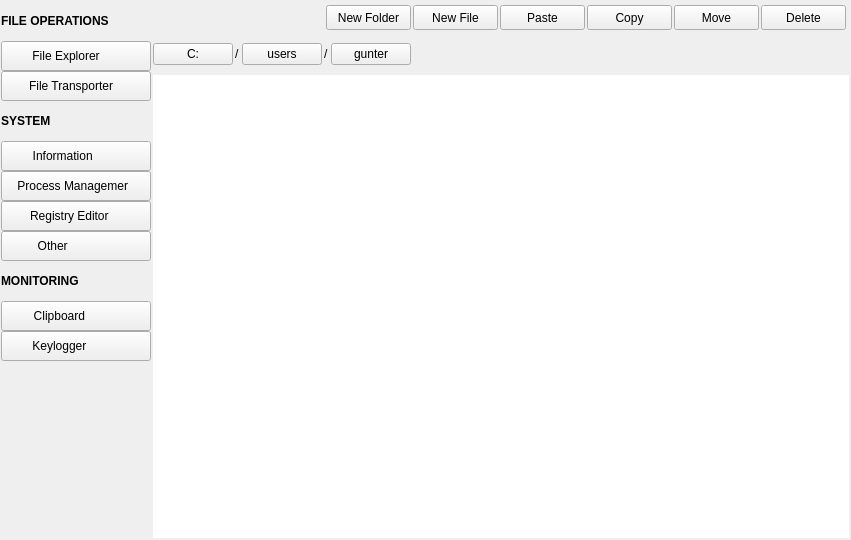
<?xml version="1.0" encoding="UTF-8"?>
<ui version="4.0">
 <class>Tab</class>
 <widget class="QWidget" name="Tab">
  <property name="geometry">
   <rect>
    <x>0</x>
    <y>0</y>
    <width>851</width>
    <height>540</height>
   </rect>
  </property>
  <property name="windowTitle">
   <string>Form</string>
  </property>
  <property name="styleSheet">
   <string notr="true"/>
  </property>
  <layout class="QHBoxLayout" name="horizontalLayout">
   <property name="spacing">
    <number>1</number>
   </property>
   <property name="leftMargin">
    <number>1</number>
   </property>
   <property name="topMargin">
    <number>1</number>
   </property>
   <property name="rightMargin">
    <number>1</number>
   </property>
   <property name="bottomMargin">
    <number>1</number>
   </property>
   <item>
    <widget class="QFrame" name="navigation">
     <property name="sizePolicy">
      <sizepolicy hsizetype="Preferred" vsizetype="Preferred">
       <horstretch>0</horstretch>
       <verstretch>0</verstretch>
      </sizepolicy>
     </property>
     <property name="minimumSize">
      <size>
       <width>150</width>
       <height>0</height>
      </size>
     </property>
     <property name="maximumSize">
      <size>
       <width>250</width>
       <height>16777215</height>
      </size>
     </property>
     <property name="frameShape">
      <enum>QFrame::Shape::NoFrame</enum>
     </property>
     <property name="frameShadow">
      <enum>QFrame::Shadow::Raised</enum>
     </property>
     <layout class="QVBoxLayout" name="verticalLayout">
      <property name="spacing">
       <number>0</number>
      </property>
      <property name="leftMargin">
       <number>0</number>
      </property>
      <property name="topMargin">
       <number>0</number>
      </property>
      <property name="rightMargin">
       <number>0</number>
      </property>
      <property name="bottomMargin">
       <number>0</number>
      </property>
      <item>
       <widget class="QLabel" name="label">
        <property name="sizePolicy">
         <sizepolicy hsizetype="Preferred" vsizetype="Fixed">
          <horstretch>0</horstretch>
          <verstretch>0</verstretch>
         </sizepolicy>
        </property>
        <property name="minimumSize">
         <size>
          <width>0</width>
          <height>40</height>
         </size>
        </property>
        <property name="maximumSize">
         <size>
          <width>16777215</width>
          <height>40</height>
         </size>
        </property>
        <property name="font">
         <font>
          <bold>true</bold>
          <underline>false</underline>
         </font>
        </property>
        <property name="text">
         <string>FILE OPERATIONS</string>
        </property>
       </widget>
      </item>
      <item>
       <widget class="QPushButton" name="nav_fm">
        <property name="sizePolicy">
         <sizepolicy hsizetype="Minimum" vsizetype="Fixed">
          <horstretch>0</horstretch>
          <verstretch>0</verstretch>
         </sizepolicy>
        </property>
        <property name="minimumSize">
         <size>
          <width>100</width>
          <height>30</height>
         </size>
        </property>
        <property name="cursor">
         <cursorShape>PointingHandCursor</cursorShape>
        </property>
        <property name="focusPolicy">
         <enum>Qt::FocusPolicy::NoFocus</enum>
        </property>
        <property name="text">
         <string>File Explorer      </string>
        </property>
       </widget>
      </item>
      <item>
       <widget class="QPushButton" name="nav_ft">
        <property name="sizePolicy">
         <sizepolicy hsizetype="Minimum" vsizetype="Fixed">
          <horstretch>0</horstretch>
          <verstretch>0</verstretch>
         </sizepolicy>
        </property>
        <property name="minimumSize">
         <size>
          <width>100</width>
          <height>30</height>
         </size>
        </property>
        <property name="cursor">
         <cursorShape>PointingHandCursor</cursorShape>
        </property>
        <property name="focusPolicy">
         <enum>Qt::FocusPolicy::NoFocus</enum>
        </property>
        <property name="text">
         <string>File Transporter   </string>
        </property>
       </widget>
      </item>
      <item>
       <widget class="QLabel" name="label_2">
        <property name="sizePolicy">
         <sizepolicy hsizetype="Preferred" vsizetype="Fixed">
          <horstretch>0</horstretch>
          <verstretch>0</verstretch>
         </sizepolicy>
        </property>
        <property name="minimumSize">
         <size>
          <width>0</width>
          <height>40</height>
         </size>
        </property>
        <property name="maximumSize">
         <size>
          <width>16777215</width>
          <height>40</height>
         </size>
        </property>
        <property name="font">
         <font>
          <bold>true</bold>
          <underline>false</underline>
         </font>
        </property>
        <property name="text">
         <string>SYSTEM</string>
        </property>
       </widget>
      </item>
      <item>
       <widget class="QPushButton" name="nav_sysi">
        <property name="sizePolicy">
         <sizepolicy hsizetype="Minimum" vsizetype="Fixed">
          <horstretch>0</horstretch>
          <verstretch>0</verstretch>
         </sizepolicy>
        </property>
        <property name="minimumSize">
         <size>
          <width>100</width>
          <height>30</height>
         </size>
        </property>
        <property name="cursor">
         <cursorShape>PointingHandCursor</cursorShape>
        </property>
        <property name="focusPolicy">
         <enum>Qt::FocusPolicy::NoFocus</enum>
        </property>
        <property name="text">
         <string>Information        </string>
        </property>
       </widget>
      </item>
      <item>
       <widget class="QPushButton" name="nav_procm">
        <property name="sizePolicy">
         <sizepolicy hsizetype="Minimum" vsizetype="Fixed">
          <horstretch>0</horstretch>
          <verstretch>0</verstretch>
         </sizepolicy>
        </property>
        <property name="minimumSize">
         <size>
          <width>100</width>
          <height>30</height>
         </size>
        </property>
        <property name="cursor">
         <cursorShape>PointingHandCursor</cursorShape>
        </property>
        <property name="focusPolicy">
         <enum>Qt::FocusPolicy::NoFocus</enum>
        </property>
        <property name="text">
         <string>Process Managemer  </string>
        </property>
       </widget>
      </item>
      <item>
       <widget class="QPushButton" name="nav_rege">
        <property name="sizePolicy">
         <sizepolicy hsizetype="Minimum" vsizetype="Fixed">
          <horstretch>0</horstretch>
          <verstretch>0</verstretch>
         </sizepolicy>
        </property>
        <property name="minimumSize">
         <size>
          <width>100</width>
          <height>30</height>
         </size>
        </property>
        <property name="cursor">
         <cursorShape>PointingHandCursor</cursorShape>
        </property>
        <property name="focusPolicy">
         <enum>Qt::FocusPolicy::NoFocus</enum>
        </property>
        <property name="text">
         <string>Registry Editor    </string>
        </property>
       </widget>
      </item>
      <item>
       <widget class="QPushButton" name="nav_syso">
        <property name="sizePolicy">
         <sizepolicy hsizetype="Minimum" vsizetype="Fixed">
          <horstretch>0</horstretch>
          <verstretch>0</verstretch>
         </sizepolicy>
        </property>
        <property name="minimumSize">
         <size>
          <width>100</width>
          <height>30</height>
         </size>
        </property>
        <property name="cursor">
         <cursorShape>PointingHandCursor</cursorShape>
        </property>
        <property name="focusPolicy">
         <enum>Qt::FocusPolicy::NoFocus</enum>
        </property>
        <property name="text">
         <string>Other              </string>
        </property>
       </widget>
      </item>
      <item>
       <widget class="QLabel" name="label_3">
        <property name="sizePolicy">
         <sizepolicy hsizetype="Preferred" vsizetype="Fixed">
          <horstretch>0</horstretch>
          <verstretch>0</verstretch>
         </sizepolicy>
        </property>
        <property name="minimumSize">
         <size>
          <width>0</width>
          <height>40</height>
         </size>
        </property>
        <property name="maximumSize">
         <size>
          <width>16777215</width>
          <height>40</height>
         </size>
        </property>
        <property name="font">
         <font>
          <bold>true</bold>
          <underline>false</underline>
         </font>
        </property>
        <property name="text">
         <string>MONITORING</string>
        </property>
       </widget>
      </item>
      <item>
       <widget class="QPushButton" name="nav_clipboard">
        <property name="sizePolicy">
         <sizepolicy hsizetype="Minimum" vsizetype="Fixed">
          <horstretch>0</horstretch>
          <verstretch>0</verstretch>
         </sizepolicy>
        </property>
        <property name="minimumSize">
         <size>
          <width>100</width>
          <height>30</height>
         </size>
        </property>
        <property name="cursor">
         <cursorShape>PointingHandCursor</cursorShape>
        </property>
        <property name="focusPolicy">
         <enum>Qt::FocusPolicy::NoFocus</enum>
        </property>
        <property name="text">
         <string>Clipboard          </string>
        </property>
       </widget>
      </item>
      <item>
       <widget class="QPushButton" name="nav_keylogger">
        <property name="sizePolicy">
         <sizepolicy hsizetype="Minimum" vsizetype="Fixed">
          <horstretch>0</horstretch>
          <verstretch>0</verstretch>
         </sizepolicy>
        </property>
        <property name="minimumSize">
         <size>
          <width>100</width>
          <height>30</height>
         </size>
        </property>
        <property name="cursor">
         <cursorShape>PointingHandCursor</cursorShape>
        </property>
        <property name="focusPolicy">
         <enum>Qt::FocusPolicy::NoFocus</enum>
        </property>
        <property name="text">
         <string>Keylogger          </string>
        </property>
       </widget>
      </item>
      <item>
       <spacer name="verticalSpacer">
        <property name="orientation">
         <enum>Qt::Orientation::Vertical</enum>
        </property>
        <property name="sizeHint" stdset="0">
         <size>
          <width>20</width>
          <height>40</height>
         </size>
        </property>
       </spacer>
      </item>
     </layout>
    </widget>
   </item>
   <item>
    <widget class="QFrame" name="frame_2">
     <property name="minimumSize">
      <size>
       <width>0</width>
       <height>0</height>
      </size>
     </property>
     <property name="frameShape">
      <enum>QFrame::Shape::NoFrame</enum>
     </property>
     <property name="frameShadow">
      <enum>QFrame::Shadow::Raised</enum>
     </property>
     <layout class="QVBoxLayout" name="verticalLayout_2">
      <property name="spacing">
       <number>0</number>
      </property>
      <property name="leftMargin">
       <number>0</number>
      </property>
      <property name="topMargin">
       <number>0</number>
      </property>
      <property name="rightMargin">
       <number>0</number>
      </property>
      <property name="bottomMargin">
       <number>0</number>
      </property>
      <item>
       <widget class="QStackedWidget" name="tab_tools">
        <widget class="QWidget" name="file_explorer">
         <layout class="QVBoxLayout" name="verticalLayout_3">
          <property name="spacing">
           <number>1</number>
          </property>
          <property name="leftMargin">
           <number>1</number>
          </property>
          <property name="topMargin">
           <number>1</number>
          </property>
          <property name="rightMargin">
           <number>1</number>
          </property>
          <property name="bottomMargin">
           <number>1</number>
          </property>
          <item>
           <widget class="QFrame" name="frame_3">
            <property name="frameShape">
             <enum>QFrame::Shape::NoFrame</enum>
            </property>
            <property name="frameShadow">
             <enum>QFrame::Shadow::Raised</enum>
            </property>
            <property name="type" stdset="0">
             <string>elevateds</string>
            </property>
            <layout class="QHBoxLayout" name="horizontalLayout_2">
             <property name="spacing">
              <number>2</number>
             </property>
             <property name="leftMargin">
              <number>3</number>
             </property>
             <property name="topMargin">
              <number>3</number>
             </property>
             <property name="rightMargin">
              <number>3</number>
             </property>
             <property name="bottomMargin">
              <number>3</number>
             </property>
             <item>
              <spacer name="horizontalSpacer">
               <property name="orientation">
                <enum>Qt::Orientation::Horizontal</enum>
               </property>
               <property name="sizeHint" stdset="0">
                <size>
                 <width>0</width>
                 <height>20</height>
                </size>
               </property>
              </spacer>
             </item>
             <item>
              <widget class="QPushButton" name="fm_new_folder">
               <property name="minimumSize">
                <size>
                 <width>85</width>
                 <height>25</height>
                </size>
               </property>
               <property name="cursor">
                <cursorShape>PointingHandCursor</cursorShape>
               </property>
               <property name="focusPolicy">
                <enum>Qt::FocusPolicy::NoFocus</enum>
               </property>
               <property name="text">
                <string>New Folder</string>
               </property>
              </widget>
             </item>
             <item>
              <widget class="QPushButton" name="fm_new_file">
               <property name="minimumSize">
                <size>
                 <width>85</width>
                 <height>25</height>
                </size>
               </property>
               <property name="cursor">
                <cursorShape>PointingHandCursor</cursorShape>
               </property>
               <property name="focusPolicy">
                <enum>Qt::FocusPolicy::NoFocus</enum>
               </property>
               <property name="text">
                <string>New File</string>
               </property>
              </widget>
             </item>
             <item>
              <widget class="QPushButton" name="fm_paste">
               <property name="minimumSize">
                <size>
                 <width>85</width>
                 <height>25</height>
                </size>
               </property>
               <property name="cursor">
                <cursorShape>PointingHandCursor</cursorShape>
               </property>
               <property name="focusPolicy">
                <enum>Qt::FocusPolicy::NoFocus</enum>
               </property>
               <property name="text">
                <string>Paste</string>
               </property>
              </widget>
             </item>
             <item>
              <widget class="QPushButton" name="fm_copy">
               <property name="minimumSize">
                <size>
                 <width>85</width>
                 <height>25</height>
                </size>
               </property>
               <property name="cursor">
                <cursorShape>PointingHandCursor</cursorShape>
               </property>
               <property name="focusPolicy">
                <enum>Qt::FocusPolicy::NoFocus</enum>
               </property>
               <property name="text">
                <string>Copy</string>
               </property>
              </widget>
             </item>
             <item>
              <widget class="QPushButton" name="fm_move">
               <property name="minimumSize">
                <size>
                 <width>85</width>
                 <height>25</height>
                </size>
               </property>
               <property name="cursor">
                <cursorShape>PointingHandCursor</cursorShape>
               </property>
               <property name="focusPolicy">
                <enum>Qt::FocusPolicy::NoFocus</enum>
               </property>
               <property name="text">
                <string>Move</string>
               </property>
              </widget>
             </item>
             <item>
              <widget class="QPushButton" name="fm_delete">
               <property name="minimumSize">
                <size>
                 <width>85</width>
                 <height>25</height>
                </size>
               </property>
               <property name="cursor">
                <cursorShape>PointingHandCursor</cursorShape>
               </property>
               <property name="focusPolicy">
                <enum>Qt::FocusPolicy::NoFocus</enum>
               </property>
               <property name="text">
                <string>Delete</string>
               </property>
              </widget>
             </item>
            </layout>
           </widget>
          </item>
          <item>
           <widget class="QScrollArea" name="scrollArea">
            <property name="minimumSize">
             <size>
              <width>0</width>
              <height>40</height>
             </size>
            </property>
            <property name="maximumSize">
             <size>
              <width>16777215</width>
              <height>40</height>
             </size>
            </property>
            <property name="frameShape">
             <enum>QFrame::Shape::NoFrame</enum>
            </property>
            <property name="verticalScrollBarPolicy">
             <enum>Qt::ScrollBarPolicy::ScrollBarAlwaysOff</enum>
            </property>
            <property name="horizontalScrollBarPolicy">
             <enum>Qt::ScrollBarPolicy::ScrollBarAlwaysOff</enum>
            </property>
            <property name="widgetResizable">
             <bool>true</bool>
            </property>
            <property name="type" stdset="0">
             <UInt>0</UInt>
            </property>
            <widget class="QWidget" name="scrollAreaWidgetContents">
             <property name="geometry">
              <rect>
               <x>0</x>
               <y>0</y>
               <width>695</width>
               <height>40</height>
              </rect>
             </property>
             <property name="type" stdset="0">
              <string>scroll_widget</string>
             </property>
             <layout class="QHBoxLayout" name="path_bar">
              <property name="spacing">
               <number>0</number>
              </property>
              <property name="leftMargin">
               <number>0</number>
              </property>
              <property name="topMargin">
               <number>0</number>
              </property>
              <property name="rightMargin">
               <number>0</number>
              </property>
              <property name="bottomMargin">
               <number>0</number>
              </property>
              <item alignment="Qt::AlignmentFlag::AlignLeft">
               <widget class="QFrame" name="path_bar_w">
                <property name="frameShape">
                 <enum>QFrame::Shape::NoFrame</enum>
                </property>
                <property name="frameShadow">
                 <enum>QFrame::Shadow::Raised</enum>
                </property>
                <layout class="QHBoxLayout" name="fm_path_bar">
                 <property name="spacing">
                  <number>2</number>
                 </property>
                 <property name="leftMargin">
                  <number>0</number>
                 </property>
                 <property name="topMargin">
                  <number>0</number>
                 </property>
                 <property name="rightMargin">
                  <number>0</number>
                 </property>
                 <property name="bottomMargin">
                  <number>0</number>
                 </property>
                 <item>
                  <widget class="QPushButton" name="pushButton_10">
                   <property name="sizePolicy">
                    <sizepolicy hsizetype="Fixed" vsizetype="Fixed">
                     <horstretch>0</horstretch>
                     <verstretch>0</verstretch>
                    </sizepolicy>
                   </property>
                   <property name="text">
                    <string>C:</string>
                   </property>
                  </widget>
                 </item>
                 <item>
                  <widget class="QLabel" name="label_7">
                   <property name="text">
                    <string>/</string>
                   </property>
                  </widget>
                 </item>
                 <item>
                  <widget class="QPushButton" name="pushButton_4">
                   <property name="sizePolicy">
                    <sizepolicy hsizetype="Fixed" vsizetype="Fixed">
                     <horstretch>0</horstretch>
                     <verstretch>0</verstretch>
                    </sizepolicy>
                   </property>
                   <property name="text">
                    <string>users</string>
                   </property>
                  </widget>
                 </item>
                 <item>
                  <widget class="QLabel" name="label_4">
                   <property name="text">
                    <string>/</string>
                   </property>
                  </widget>
                 </item>
                 <item>
                  <widget class="QPushButton" name="pushButton_9">
                   <property name="sizePolicy">
                    <sizepolicy hsizetype="Fixed" vsizetype="Fixed">
                     <horstretch>0</horstretch>
                     <verstretch>0</verstretch>
                    </sizepolicy>
                   </property>
                   <property name="text">
                    <string>gunter</string>
                   </property>
                  </widget>
                 </item>
                </layout>
               </widget>
              </item>
             </layout>
            </widget>
           </widget>
          </item>
          <item>
           <widget class="QListWidget" name="fm_files_list">
            <property name="minimumSize">
             <size>
              <width>587</width>
              <height>0</height>
             </size>
            </property>
            <property name="focusPolicy">
             <enum>Qt::FocusPolicy::NoFocus</enum>
            </property>
            <property name="frameShape">
             <enum>QFrame::Shape::NoFrame</enum>
            </property>
            <property name="horizontalScrollBarPolicy">
             <enum>Qt::ScrollBarPolicy::ScrollBarAlwaysOff</enum>
            </property>
            <property name="showDropIndicator" stdset="0">
             <bool>false</bool>
            </property>
            <property name="dragDropMode">
             <enum>QAbstractItemView::DragDropMode::NoDragDrop</enum>
            </property>
            <property name="defaultDropAction">
             <enum>Qt::DropAction::IgnoreAction</enum>
            </property>
            <property name="selectionMode">
             <enum>QAbstractItemView::SelectionMode::ExtendedSelection</enum>
            </property>
            <property name="iconSize">
             <size>
              <width>50</width>
              <height>50</height>
             </size>
            </property>
            <property name="textElideMode">
             <enum>Qt::TextElideMode::ElideMiddle</enum>
            </property>
            <property name="verticalScrollMode">
             <enum>QAbstractItemView::ScrollMode::ScrollPerPixel</enum>
            </property>
            <property name="horizontalScrollMode">
             <enum>QAbstractItemView::ScrollMode::ScrollPerPixel</enum>
            </property>
            <property name="movement">
             <enum>QListView::Movement::Static</enum>
            </property>
            <property name="resizeMode">
             <enum>QListView::ResizeMode::Adjust</enum>
            </property>
            <property name="layoutMode">
             <enum>QListView::LayoutMode::Batched</enum>
            </property>
            <property name="gridSize">
             <size>
              <width>80</width>
              <height>80</height>
             </size>
            </property>
            <property name="viewMode">
             <enum>QListView::ViewMode::IconMode</enum>
            </property>
            <property name="modelColumn">
             <number>0</number>
            </property>
            <property name="uniformItemSizes">
             <bool>false</bool>
            </property>
            <property name="wordWrap">
             <bool>true</bool>
            </property>
            <property name="selectionRectVisible">
             <bool>false</bool>
            </property>
            <property name="sortingEnabled">
             <bool>true</bool>
            </property>
           </widget>
          </item>
         </layout>
        </widget>
        <widget class="QWidget" name="file_transporter"/>
        <widget class="QWidget" name="sys_info"/>
        <widget class="QWidget" name="sys_proc_man"/>
        <widget class="QWidget" name="sys_reg_editor"/>
        <widget class="QWidget" name="sys_other"/>
        <widget class="QWidget" name="mon_clipboard"/>
        <widget class="QWidget" name="mon_keylogger"/>
       </widget>
      </item>
     </layout>
    </widget>
   </item>
  </layout>
 </widget>
 <resources/>
 <connections/>
</ui>
